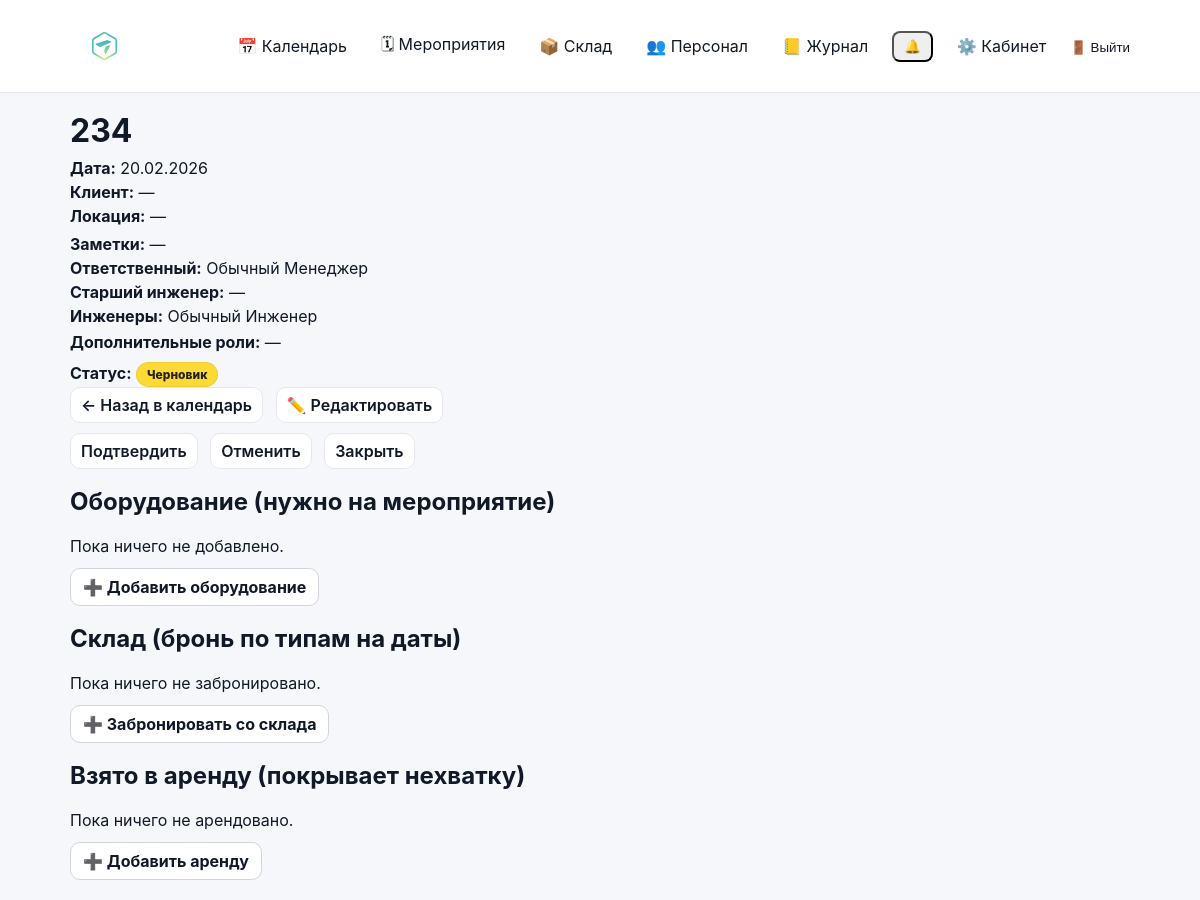
/events/64/?year=2026&month=2 (signed in), run on an earlier commit of the app's database.
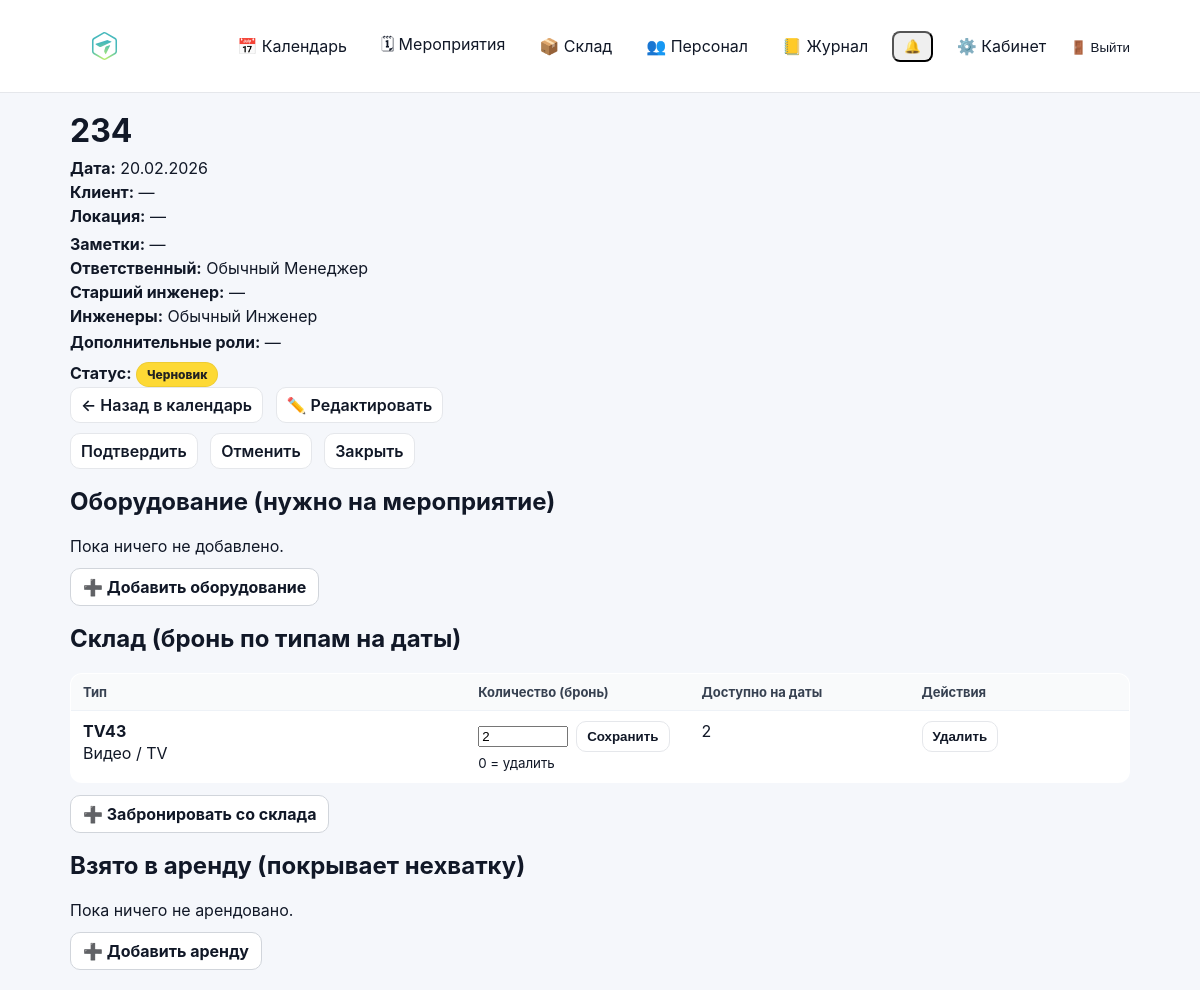
And on a later commit of the database.
### accounts/models.py (models this page shows, shortened)
class User(AbstractUser):
    phone = models.CharField("Телефон", max_length=30, blank=True, default="")
    patronymic = models.CharField("Отчество", max_length=150, blank=True, default="")
    class Meta(AbstractUser.Meta):
        permissions = [
            ("manage_staff", "Can manage staff (users/roles)"),
        ]
    def get_full_name(self) -> str:
        parts = [self.last_name, self.first_name, self.patronymic]
        return " ".join([p.strip() for p in parts if p and p.strip()]).strip() or self.username

### events/models.py (models this page shows, shortened)
class EventStockReservation(models.Model):
    event = models.ForeignKey(Event, on_delete=models.CASCADE, related_name="stock_reservations")
    equipment_type = models.ForeignKey(StockEquipmentType, on_delete=models.PROTECT, related_name="event_reservations")
    quantity = models.PositiveIntegerField(default=1)
    created_at = models.DateTimeField(auto_now_add=True)
    created_by = models.ForeignKey(
        User,
        on_delete=models.SET_NULL,
        null=True,
        blank=True,
        related_name="created_stock_reservations",
    )
    class Meta:
        unique_together = ("event", "equipment_type")
        ordering = ["equipment_type__category__name", "equipment_type__subcategory__name", "equipment_type__name", "id"]
    @staticmethod
    def available_for_dates(equipment_type: StockEquipmentType, start_date, end_date, exclude_event_id: int | None = None) -> int:
        total_physical = StockEquipmentItem.objects.filter(
            equipment_type=equipment_type
        ).exclude(status=StockEquipmentItem.STATUS_REPAIR).count()
        qs = EventStockReservation.objects.select_related("event").filter(equipment_type=equipment_type)
        if exclude_event_id:
            qs = qs.exclude(event_id=exclude_event_id)
        qs = qs.filter(event__start_date__lte=end_date, event__end_date__gte=start_date)
        reserved = qs.aggregate(models.Sum("quantity")).get("quantity__sum") or 0
        return max(0, total_physical - reserved)

### inventory/models.py (models this page shows, shortened)
class StockEquipmentType(models.Model):
    name = models.CharField(max_length=255)
    category = models.ForeignKey(StockCategory, on_delete=models.PROTECT)
    subcategory = models.ForeignKey(
        StockSubcategory,
        on_delete=models.PROTECT,
        null=True,
        blank=True
    )
    power_w = models.PositiveIntegerField(
        null=True,
        blank=True,
        verbose_name="Потребляемая мощность (Вт)"
    )
    dimensions_mm = models.CharField(
        max_length=100,
        null=True,
        blank=True,
        verbose_name="Габариты (мм)"
    )
    weight_kg = models.DecimalField(
        max_digits=6,
        decimal_places=2,
        null=True,
        blank=True,
        verbose_name="Вес (кг)"
    )
    name = models.CharField(max_length=200)
    description = models.TextField(blank=True)
    weight_kg = models.DecimalField(max_digits=8, decimal_places=3, null=True, blank=True)
    width_mm = models.PositiveIntegerField(null=True, blank=True)
    height_mm = models.PositiveIntegerField(null=True, blank=True)
    depth_mm = models.PositiveIntegerField(null=True, blank=True)
    power_watt = models.PositiveIntegerField(null=True, blank=True)
    is_active = models.BooleanField(default=True)
    created_at = models.DateTimeField(auto_now_add=True)
    class Meta:
        verbose_name = "Тип оборудования склада"
        verbose_name_plural = "Типы оборудования склада"
        unique_together = ("category", "subcategory", "name")
        ordering = ["category__name", "subcategory__name", "name", "id"]

class StockCategory(models.Model):
    name = models.CharField(max_length=100, unique=True)
    class Meta:
        verbose_name = "Категория склада"
        verbose_name_plural = "Категории склада"
        ordering = ["name", "id"]

class StockSubcategory(models.Model):
    category = models.ForeignKey(StockCategory, on_delete=models.PROTECT, related_name="subcategories")
    name = models.CharField(max_length=100)
    class Meta:
        verbose_name = "Подкатегория склада"
        verbose_name_plural = "Подкатегории склада"
        unique_together = ("category", "name")
        ordering = ["category__name", "name", "id"]

### events/views.py (the view, shortened to what this page needs)
# urls.py: path("events/<int:event_id>/", views.event_detail_view, name="event_detail"),
@login_required
def event_detail_view(request: HttpRequest, event_id: int) -> HttpResponse:
    can_manage = can_edit_event_card(request.user)
    can_view_all = _can_view_all_events(request.user)
    base_qs = (Event.objects.select_related("responsible", "s_engineer").prefetch_related("engineers", "role_slots__role", "role_slots__users"))
    if not can_manage:
        base_qs = base_qs.filter(is_deleted=False)
    if not can_view_all:
        base_qs = base_qs.filter(is_deleted=False).filter(_participation_q(request.user)).distinct()
    event = get_object_or_404(base_qs, id=event_id)
    equipment_items = EventEquipment.objects.filter(event=event).select_related("equipment").order_by("equipment__name")
    rented_items = EventRentedEquipment.objects.filter(event=event).select_related("equipment").order_by("equipment__name")
    shortages = calculate_shortages(event)
    stock_reservations = (
        EventStockReservation.objects.filter(event=event)
        .select_related("equipment_type", "equipment_type__category", "equipment_type__subcategory")
        .order_by("equipment_type__category__name", "equipment_type__subcategory__name", "equipment_type__name", "id")
    )
    stock_rows = []
    stock_shortages = []
    for r in stock_reservations:
        available = _stock_available_for_event(event, r.equipment_type, exclude_event_id=event.id)
        shortage = max(0, r.quantity - available)
        stock_rows.append({
            "reservation": r,
            "available": available,
            "shortage": shortage,
        })
    return render(request, "events/event_detail.html", {
        "event": event,
        "equipment_items": equipment_items,
        "rented_items": rented_items,
        "shortages": shortages,
        "stock_rows": stock_rows,
        "stock_shortages": stock_shortages,
        "can_modify": can_manage,
        "can_edit_equipment": can_edit_event_equipment(request.user),
    })

### accounts/context_processors.py (called while the page is built)
def authz_flags(request):
    user = getattr(request, "user", None)
    return {
        "can_manage_staff": can_manage_staff(user),
        "can_edit_event_card": can_edit_event_card(user),
        "can_edit_event_equipment": can_edit_event_equipment(user),
        "can_edit_inventory": can_edit_inventory(user),
        "can_view_stock": can_view_stock(user),
    }

### accounts/permissions.py (called while the page is built)
def _ok(user) -> bool:
    return bool(user and user.is_authenticated)

def is_super(user) -> bool:
    return bool(_ok(user) and getattr(user, "is_superuser", False))

def can_manage_staff(user) -> bool:
    return is_super(user) or (_ok(user) and user.has_perm("accounts.manage_staff"))

def can_edit_inventory(user) -> bool:
    return is_super(user) or (_ok(user) and user.has_perm("inventory.manage_inventory"))

def can_view_stock(user) -> bool:
    return is_super(user) or (_ok(user) and (user.has_perm("inventory.manage_inventory") or user.has_perm("events.edit_event_card")))

def can_edit_event_card(user) -> bool:
    return is_super(user) or (_ok(user) and user.has_perm("events.edit_event_card"))

### events/templates/events/event_detail.html (shortened to what the changed rows need)
{% extends "base.html" %}
{% block content %}
<div class="page-head">
  <div>
    <h1 style="margin:0;">{{ event.name }}</h1>
    <div class="muted" style="margin-top:8px;">
      <div><strong>Дата:</strong>
        {% if event.start_date == event.end_date %}
          {{ event.start_date|date:"d.m.Y" }}
        {% else %}
          {{ event.start_date|date:"d.m.Y" }} – {{ event.end_date|date:"d.m.Y" }}
        {% endif %}
      </div>
      <div style="margin-top:4px;"><strong>Клиент:</strong> {{ event.client|default:"—" }}</div>
      <div style="margin-top:4px;"><strong>Локация:</strong> {{ event.location|default:"—" }}</div>
      <div style="margin-top:8px;"><strong>Заметки:</strong>
        {% if event.notes %}
          <div style="margin-top:6px; white-space:pre-wrap;">{{ event.notes }}</div>
        {% else %}
          <span class="muted">—</span>
        {% endif %}
      </div>
      <div style="margin-top:4px;"><strong>Ответственный:</strong>
{{ event.responsible.get_full_name|default:event.responsible.username }}</div>
      <div style="margin-top:4px;"><strong>Старший инженер:</strong>
{% if event.s_engineer %}
  {{ event.s_engineer.get_full_name|default:event.s_engineer.username }}
{% else %}
  —
{% endif %}</div>
      <div style="margin-top:4px;"><strong>Инженеры:</strong>
{% if event.engineers.all %}
  {% for u in event.engineers.all %}
    {{ u.get_full_name|default:u.username }}{% if not forloop.last %}, {% endif %}
  {% endfor %}
{% else %}
  —
{% endif %}
      </div>
<div style="margin-top:6px;">
  <strong>Дополнительные роли:</strong>
  {% if event.role_slots.all %}
    <div style="margin-top:6px;">
      {% for slot in event.role_slots.all %}
        <div style="margin-top:4px;">
          <strong>{{ slot.role.name }}:</strong>
          {% if slot.users.all %}
            {% for user in slot.users.all %}
              {{ user.get_full_name|default:user.username }}{% if not forloop.last %}, {% endif %}
            {% endfor %}
          {% else %}
            —
          {% endif %}
        </div>
      {% endfor %}
    </div>
  {% else %}
    —
  {% endif %}
</div>
    </div>
  </div>
</div>
<div class="card" style="margin-top:18px;">
  <h2 style="margin-top:0;">Оборудование (нужно на мероприятие)</h2>
</div>
<div class="card" style="margin-top:18px;">
  <h2 style="margin-top:0;">Склад (бронь по типам на даты)</h2>
  {% if stock_rows %}
    <table class="list-table">
      <thead>
        <tr>
          <th>Тип</th>
          <th style="width:220px;">Количество (бронь)</th>
          <th style="width:220px;">Доступно на даты</th>
          {% if can_edit_equipment %}
            <th style="width:220px;">Действия</th>
          {% endif %}
        </tr>
      </thead>
      <tbody>
        {% for row in stock_rows %}
          <tr>
            <td>
              <div><strong>{{ row.reservation.equipment_type.name }}</strong></div>
              <div class="muted" style="margin-top:2px;">
                {{ row.reservation.equipment_type.category.name }}
                {% if row.reservation.equipment_type.subcategory %} / {{ row.reservation.equipment_type.subcategory.name }}{% endif %}
              </div>
            </td>
            <td>
              {% if can_edit_equipment %}
                <form method="post" action="{% url 'event_stock_update_qty' event.id row.reservation.id %}" style="display:flex; gap:8px; align-items:center;">
                  <input type="number" name="quantity" value="{{ row.reservation.quantity }}" min="0" style="width:90px;">
                  <button class="btn-secondary" type="submit">Сохранить</button>
                </form>
                <small class="muted">0 = удалить</small>
              {% else %}
                {{ row.reservation.quantity }}
              {% endif %}
            </td>
            <td>
              {{ row.available }}
            </td>
            {% if can_edit_equipment %}
              <td>
                <form method="post" action="{% url 'event_stock_delete' event.id row.reservation.id %}">
                  <button class="btn-secondary" type="submit">Удалить</button>
                </form>
              </td>
            {% endif %}
          </tr>
        {% endfor %}
      </tbody>
    </table>
  {% else %}
    <div class="muted">Пока ничего не забронировано.</div>
  {% endif %}
  {% if can_edit_equipment %}
    <div style="margin-top:12px;">
      <a class="btn" href="{% url 'event_stock_add' event.id %}">➕ Забронировать со склада</a>
    </div>
  {% endif %}
</div>
<div class="card" style="margin-top:18px;">
  <h2 style="margin-top:0;">Взято в аренду (покрывает нехватку)</h2>
</div>
{% endblock %}

What changed in the data, as far as the page shows it:
added EventStockReservation: reservation.equipment_type.name "TV43", reservation.equipment_type.category.name "Видео", reservation.equipment_type.subcategory.name "TV", quantity "2", available "2"
Also different on the page:
text no longer shown: "Пока ничего не забронировано."
text now shown: "Тип Количество (бронь) Доступно на даты Действия"
